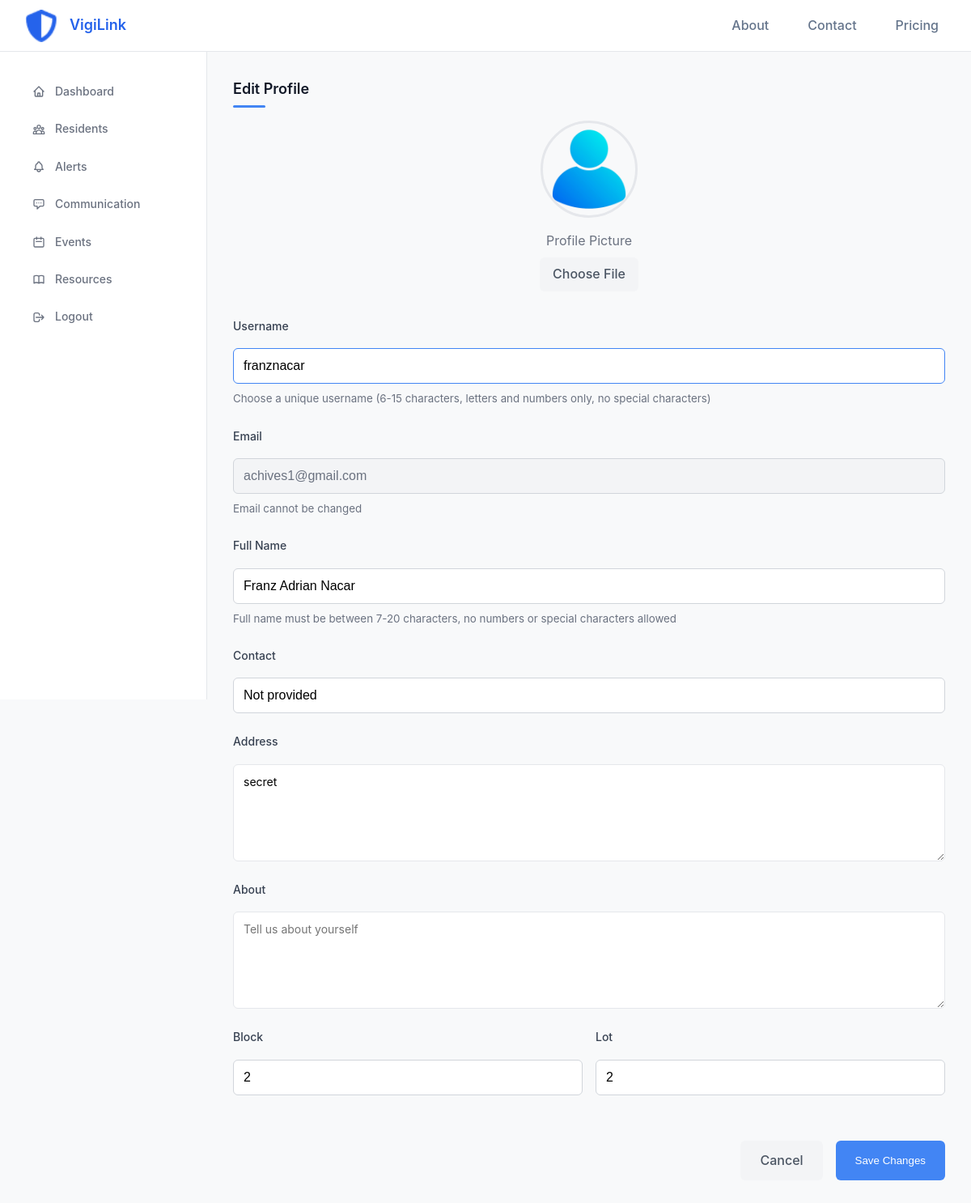
The page /user/profile/edit/ (signed in) on the database as committed earlier.
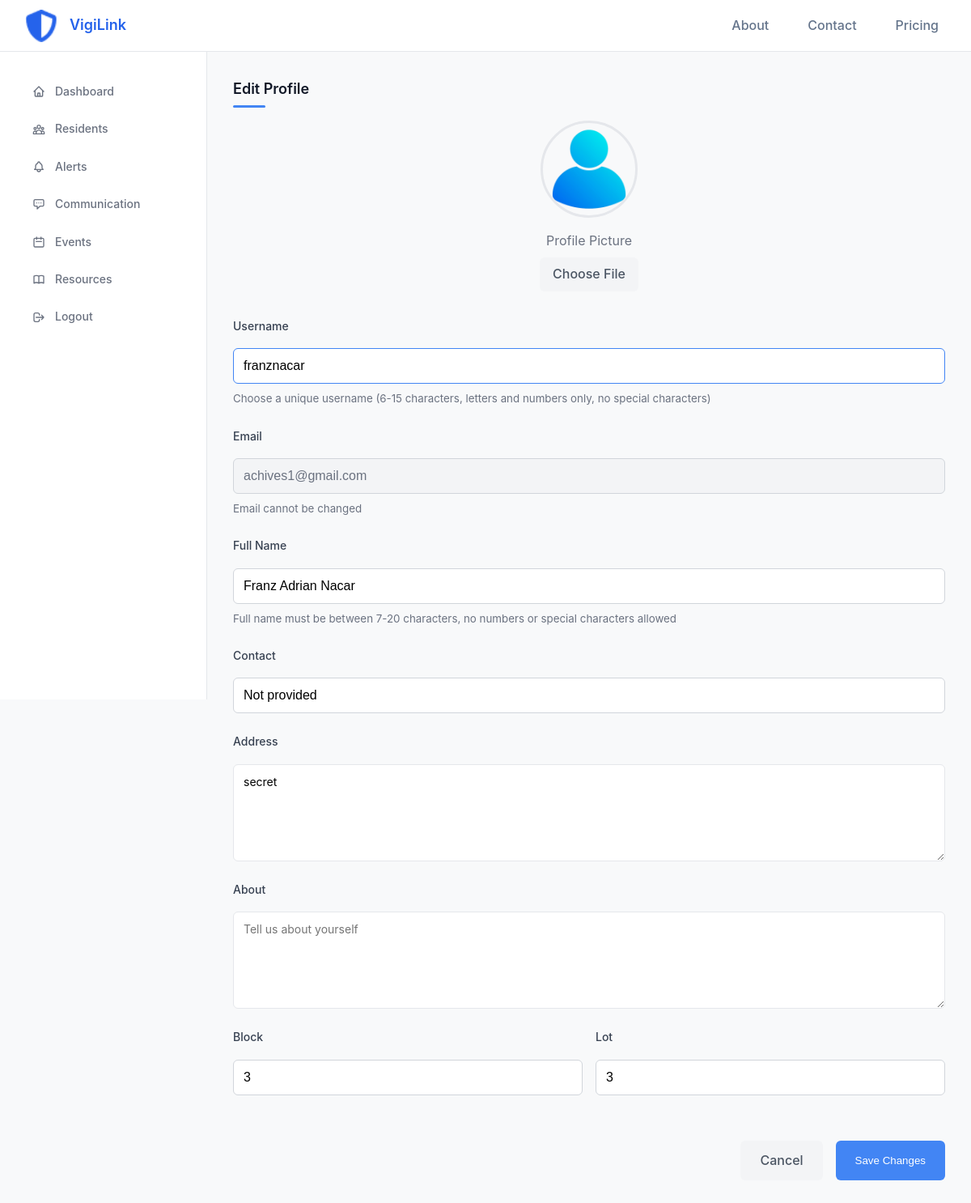
The same page on the database as committed later.
### accounts/models.py (models this page shows)
class User(AbstractUser):
    first_name = None
    last_name = None
    ROLE_CHOICES = (
        ('guest', 'Guest'),
        ('resident', 'Resident'),
        ('communityowner', 'Community Owner'),
        ('security', 'Security'),
        ('admin', 'Admin'),
    )
    full_name = models.CharField(max_length=300, blank=True)
    city = models.ForeignKey(City, on_delete=models.SET_NULL, null=True, blank=True)
    district = models.ForeignKey(District, on_delete=models.SET_NULL, null=True, blank=True)
    contact = models.CharField(max_length=50, blank=True)
    is_verified = models.BooleanField(default=False)
    verification_code = models.CharField(max_length=6, blank=True, null=True)
    verification_code_created = models.DateTimeField(null=True, blank=True)
    profile_picture = models.ImageField(upload_to='profile_pictures/', default='accounts/static/accounts/images/profile.png')
    role = models.CharField(max_length=20, choices=ROLE_CHOICES, default='guest')
    address = models.TextField(blank=True)
    block = models.CharField(max_length=50, blank=True)
    lot = models.CharField(max_length=50, blank=True)
    about = models.TextField(blank=True, help_text='A short bio or description about yourself')
    objects = CustomUserManager()
    USERNAME_FIELD = 'username'
    REQUIRED_FIELDS = ['email', 'full_name']
    class Meta:
        verbose_name = _('user')
        verbose_name_plural = _('users')
    def __str__(self):
        return self.username

### user_panel/views.py (the view, shortened to what this page needs)
# urls.py: path('profile/edit/', views.edit_profile, name='edit_profile'),
@login_required
def edit_profile(request):
    context = {
        'user': request.user
    }
    try:
        return render(request, 'dashboard/edit_profile.html', context)
    except Exception as e:
        logger.error(f"Error editing profile: {str(e)}")
        messages.error(request, f"Error updating profile: {str(e)}")
        return redirect('user_panel:view_profile')

### user_panel/templates/dashboard/edit_profile.html (shortened to what this page needs)
{% extends 'dashboard/base.html' %}
{% load static %}
{% block extra_css %}
<link rel="stylesheet" href="{% static 'dashboard/css/view_profile.css' %}">
{% endblock %}
{% block content %}
    <div class="profile-edit-container">
        <h1 class="section-title">Edit Profile</h1>
        <form method="post" enctype="multipart/form-data" action="{% url 'user_panel:edit_profile' %}">
            <div class="profile-picture-container">
                <div class="profile-picture-preview">
                    {% if user.profile_picture %}
                        <img id="profile-image-preview" src="{{ user.profile_picture.url }}" alt="{{ user.full_name }}" onerror="this.src='/static/accounts/images/profile.png'">
                    {% else %}
                        <img id="profile-image-preview" src="/static/accounts/images/profile.png" alt="{{ user.full_name }}">
                    {% endif %}
                </div>
                <div class="profile-picture-upload">
                    <span>Profile Picture</span>
                    <label for="profile_picture" class="file-input-label">Choose File</label>
                </div>
            </div>
            <div class="form-group">
                <label for="username" class="form-label">Username</label>
                <input type="text" id="username" name="username" class="form-control" value="{{ user.username }}" style="border-color: #4285f4;">
                <small>Choose a unique username (6-15 characters, letters and numbers only, no special characters)</small>
            </div>
            <div class="form-group">
                <label for="email" class="form-label">Email</label>
                <input type="email" id="email" name="email" class="form-control non-editable-field" value="{{ user.email }}" readonly>
                <small>Email cannot be changed</small>
            </div>
            <div class="form-group">
                <label for="full_name" class="form-label">Full Name</label>
                <input type="text" id="full_name" name="full_name" class="form-control" value="{{ user.full_name }}" required>
                <small>Full name must be between 7-20 characters, no numbers or special characters allowed</small>
            </div>
            <div class="form-group">
                <label for="contact" class="form-label">Contact</label>
                <input type="text" id="contact" name="contact" class="form-control" value="{{ user.contact }}">
            </div>
            <div class="form-group">
                <label for="address" class="form-label">Address</label>
                <textarea id="address" name="address" class="form-control" rows="3">{{ user.address }}</textarea>
            </div>
            <div class="form-group">
                <label for="about" class="form-label">About</label>
                <textarea id="about" name="about" class="form-control" rows="4" placeholder="Tell us about yourself">{{ user.about }}</textarea>
            </div>
            <div class="form-row" style="display: flex; gap: 1rem;">
                <div class="form-group" style="flex: 1;">
                    <label for="block" class="form-label">Block</label>
                    <input type="text" id="block" name="block" class="form-control" value="{{ user.block }}">
                </div>
                <div class="form-group" style="flex: 1;">
                    <label for="lot" class="form-label">Lot</label>
                    <input type="text" id="lot" name="lot" class="form-control" value="{{ user.lot }}">
                </div>
            </div>
            <div class="form-actions">
                <a href="{% url 'user_panel:view_profile' %}" class="btn-cancel">Cancel</a>
                <button type="submit" class="btn-save" id="saveButton" disabled style="font-weight: 500;">Save Changes</button>
            </div>
        </form>
    </div>
{% endblock %}

Rows that differ between the two databases and show on the page:
changed User "franznacar": block "2" → "3"; lot "2" → "3"
